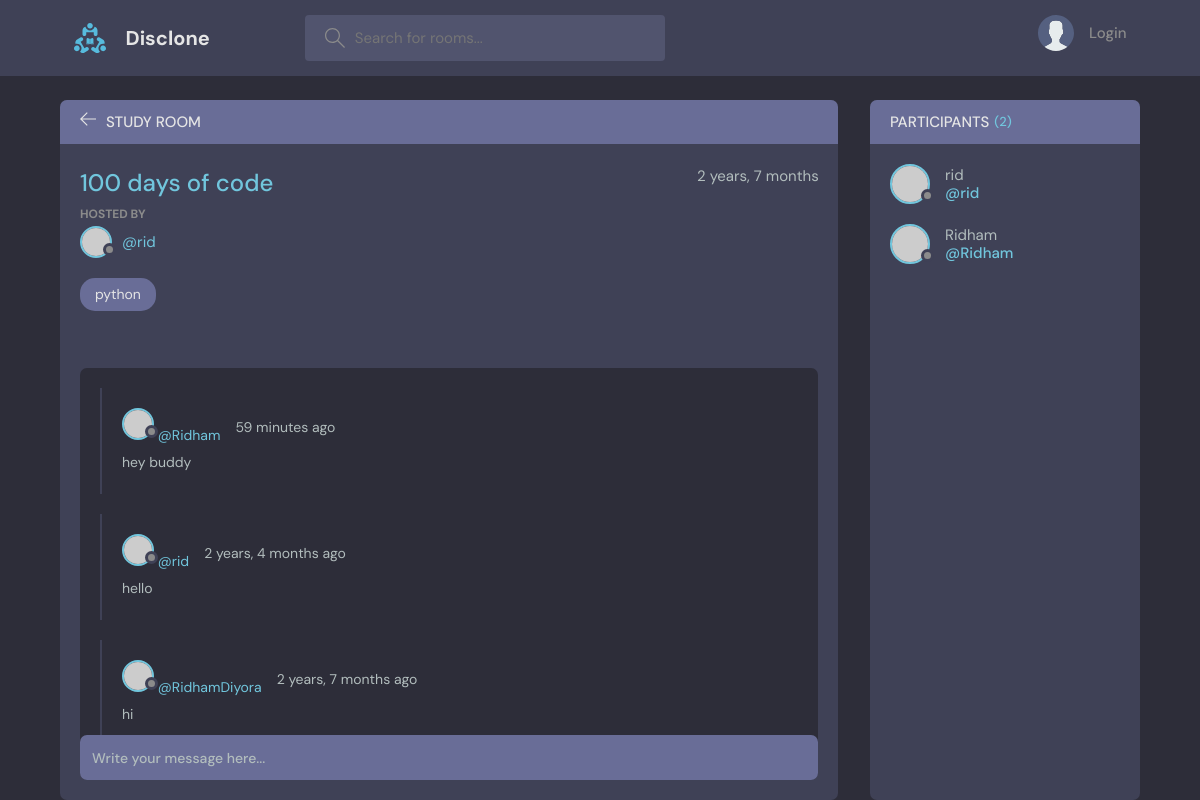
Page /room/2/ on the committed database.
### base/models.py (models this page shows, shortened)
class Room(models.Model):
    host = models.ForeignKey(User,on_delete=models.SET_NULL,null=True)
    topic = models.ForeignKey(Topic,on_delete=models.SET_NULL,null=True)
    name = models.CharField(max_length=200)
    description = models.TextField(null=True,blank=True)
    participants = models.ManyToManyField(User,related_name='participants',blank=True)
    updated = models.DateTimeField(auto_now=True)
    created = models.DateTimeField(auto_now_add=True)
    class Meta:
        ordering = ['-updated','-created']

class Topic(models.Model):
    name = models.CharField(max_length=200)
    def __str__(self):
        return self.name

class Message(models.Model):
    user = models.ForeignKey(User,on_delete=models.CASCADE)
    room = models.ForeignKey(Room,on_delete=models.CASCADE)
    body = models.TextField()
    updated = models.DateTimeField(auto_now=True)
    created = models.DateTimeField(auto_now_add=True)
    class Meta:
        ordering = ['-updated','-created']

### base/views.py (the view, shortened to what this page needs)
# urls.py: path('room/<str:pk>/',views.getRoom),
def room(request,pk):
    room = Room.objects.get(id=pk)
    room_messages = room.message_set.all()
    participants = room.participants.all()
    context = {'room':room , 'room_messages':room_messages , 'participants':participants}
    return render(request,'base/room.html',context)

### base/templates/base/room.html (shortened to what this page needs)
{% extends 'main.html' %}
{% block content %}
    <main class="profile-page layout layout--2">
      <div class="container">
        <div class="room">
          <div class="room__top">
            <div class="room__topLeft">
              <a href="{% url 'home' %}">
                <svg version="1.1" xmlns="http://www.w3.org/2000/svg" width="32" height="32" viewBox="0 0 32 32">
                  <title>arrow-left</title>
                  <path
                    d="M13.723 2.286l-13.723 13.714 13.719 13.714 1.616-1.611-10.96-10.96h27.625v-2.286h-27.625l10.965-10.965-1.616-1.607z"
                  ></path>
                </svg>
              </a>
              <h3>Study Room</h3>
            </div>
          </div>
          <div class="room__box scroll">
            <div class="room__header scroll">
              <div class="room__info">
                <h3>{{ room.name }}</h3>
                <span>{{ room.created|timesince }}</span>
              </div>
              <div class="room__hosted">
                <p>Hosted By</p>
                <a href="{% url 'user-profile' room.host.id %}" class="room__author">
                  <div class="avatar avatar--small">
                    <img src="https://randomuser.me/api/portraits/men/37.jpg" />
                  </div>
                  <span>@{{room.host.username}}</span>
                </a>
              </div>
              <span class="room__topics">{{room.topic}}</span>
            </div>
            <div class="room__conversation">
              <div class="threads scroll">
                {% for message in room_messages %}
                <div class="thread">
                  <div class="thread__top">
                    <div class="thread__author">
                      <a href="{% url 'user-profile' message.user.id %} class="thread__authorInfo">
                        <div class="avatar avatar--small">
                          <img src="https://randomuser.me/api/portraits/men/37.jpg" />
                        </div>
                        <span>@{{message.user.username}}</span>
                      </a>
                      <span class="thread__date">{{message.created|timesince}} ago</span>
                    </div>
                  </div>
                  <div class="thread__details">
                    {{message.body}}
                  </div>
                </div>
                {% endfor %}
              </div>
            </div>
          </div>
          <div class="room__message">
            <form action="" method="POST">
              <input name="body" placeholder="Write your message here..." />
            </form>
          </div>
        </div>
        <div class="participants">
          <h3 class="participants__top">Participants <span>({{ participants.count }})</span></h3>
          <div class="participants__list scroll">
            {% for user in participants %}
            <a href="{% url 'user-profile' user.id %}" class="participant">
              <div class="avatar avatar--medium">
                <img src="https://randomuser.me/api/portraits/men/37.jpg" />
              </div>
              <p>
                {{ user.username }}
                <span>@{{ user.username }}</span>
              </p>
            </a>
            {% endfor %}
          </div>
        </div>
      </div>
    </main>
{% endblock content %}

### rows in the picture
Room: name "100 days of code", created "2 years, 7 months", host.username "rid", topic "python"
Message: user.username "Ridham", created "59 minutes", body "hey buddy"
Message: user.username "rid", created "2 years, 4 months", body "hello"
Message: user.username "RidhamDiyora", created "2 years, 7 months", body "hi"

### other values in the picture
{{ participants.count }} "2"
{{ user.username }} "rid"
{{ user.username }} "Ridham"
